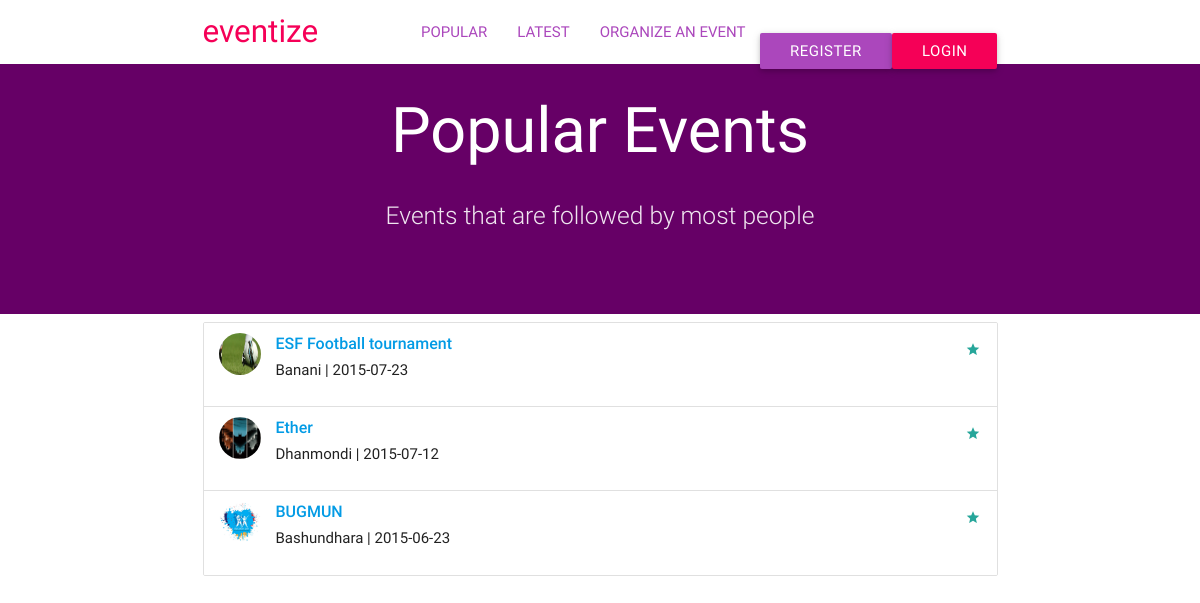
The app's page /popular.php, older data.
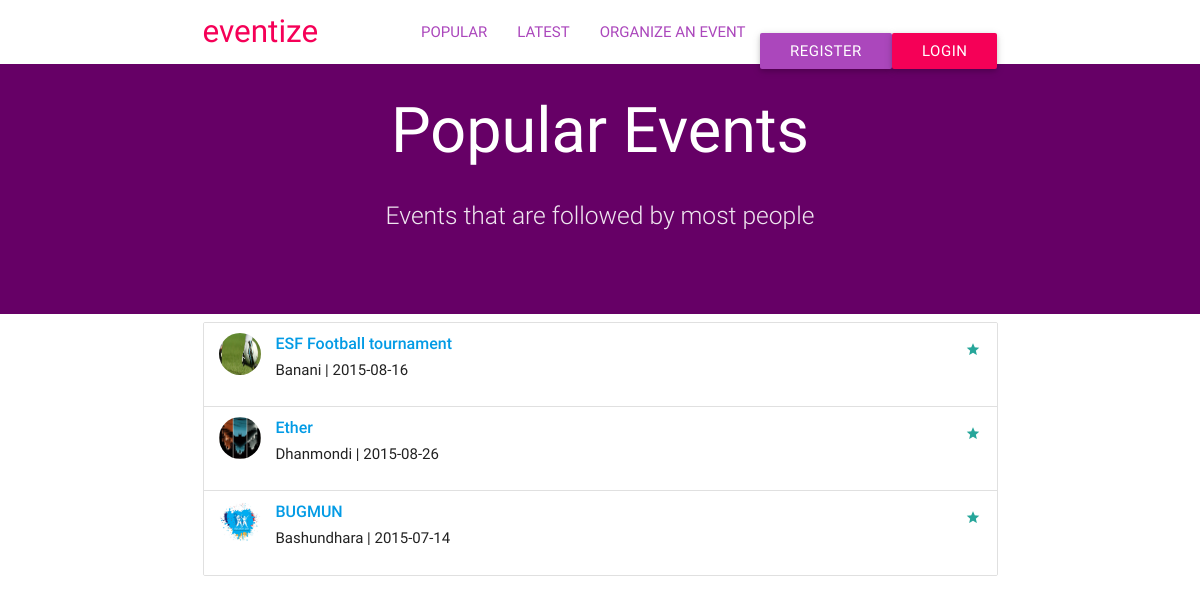
The same page, newer data.
### tables this page shows
CREATE TABLE IF NOT EXISTS `event` (
  `id` int(11) NOT NULL AUTO_INCREMENT,
  `title` varchar(30) NOT NULL,
  `description` varchar(600) NOT NULL,
  `organizer` varchar(100) NOT NULL,
  `location` varchar(100) NOT NULL,
  `date_posted` date NOT NULL,
  `category` varchar(40) NOT NULL,
  `city` varchar(700) NOT NULL,
  `contact` varchar(300) NOT NULL,
  `admin` varchar(40) NOT NULL,
  `start` time NOT NULL,
  `end` time NOT NULL,
  `ticket` int(11) NOT NULL,
  PRIMARY KEY (`id`)
);

CREATE TABLE IF NOT EXISTS `photos` (
  `id` int(11) NOT NULL AUTO_INCREMENT,
  `user` varchar(40) NOT NULL,
  `event_id` int(10) NOT NULL,
  `path` varchar(150) NOT NULL,
  `image_name` varchar(100) NOT NULL,
  PRIMARY KEY (`id`)
);

### functions.php (called while the page is built, shortened)
<?php
function get_img($eid){
	$query = "SELECT `path` FROM `photos` WHERE `event_id`={$eid}";
	$q= mysql_query($query);
	$row = mysql_fetch_row($q) ;
	return $row;
}
function get_popular(){
	$events = array();
	$sql= "SELECT t1.id,t1.title,t1.description,t1.location,t1.date_posted FROM event t1
	INNER JOIN follow t2 on t1.id=t2.event GROUP BY t1.id ORDER BY COUNT(t2.event) DESC";
$records= mysql_query($sql);
while ($row = mysql_fetch_assoc($records)) {
		$events[] = $row;
	}
	return $events;
}
?>

### popular.php (the view, shortened to what this page needs)
<head>
  <link href="assets/css/materialize.css" type="text/css" rel="stylesheet" media="screen,projection"/>
  <link href="assets/css/style.css" type="text/css" rel="stylesheet" media="screen,projection"/>
  <link rel="stylesheet" type="text/css" href="assets/css/keyframes.css">
  <link rel="stylesheet" type="text/css" href="assets/css/pageTransitions.css">
</head>
<?php
$events=get_popular();
?>
<html>
<body>
  <nav class="white" role="navigation">
    <div class="nav-wrapper container">
      <a id="logo-container" href="index.php" class="brand-logo" style="color:#f50057;">eventize</a>
      <ul class="right hide-on-med-and-down">
          <li><a href="popular.php" style="color:#ab47bc;">POPULAR</a></li>
        <li><a href="latest.php" style="color:#ab47bc;">LATEST</a></li>
        <li><a href="organize.php" style="color:#ab47bc;">ORGANIZE AN EVENT</a></li>
         <?php
       if(!isset($_SESSION['username'])){?>
           <li><a href="register.php" style="top:18px;" class="waves-effect waves-light btn purple lighten-1">Register</a></li>
      <li><a  href="login.php" style="top:18px;" class="waves-effect waves-light btn pink accent-3">Login</a></li>
      </ul>
<?php }
?>
    </div>
  </nav>
   <div id="index-banner" class="parallax-container" style="background:#660066;min-height:250px;">
      <div class="container">
        <br><br>
        <h1 class="header center white-text text">Popular Events</h1>
        <div class="row center">
          <h5 class="header col s12 light">Events that are followed by most people</h5>
        </div>
      </div>
  </div>
  <div class="container">
  <ul class="collection">
<?php
foreach ($events as $event) {
     $eid=$event['id'];
      $img=get_img($eid);
?>
    <li class="collection-item avatar m-page scene_element scene_element--fadeinup">
      <img src="<?php echo $img[0];?>" class="circle">
  <a href="get_event.php?id=<?php echo $event['id']; ?>">    <span class="title"><strong><?php echo $event['title'];?></strong></span></a>
      <p><?php echo $event['location']; ?> | <?php echo $event['date_posted']?>
      </p>
      <a href="#!" class="secondary-content"><i class="mdi-action-grade"></i></a>
    </li>
<?php
}
?>
</ul>
</div>
</body>
</html>

Row changes from the older to the newer data that the page shows:
changed event "ESF Football tournament": date_posted "2015-07-23" → "2015-08-16"
changed event "Ether": date_posted "2015-07-12" → "2015-08-26"
changed event "BUGMUN": date_posted "2015-06-23" → "2015-07-14"
